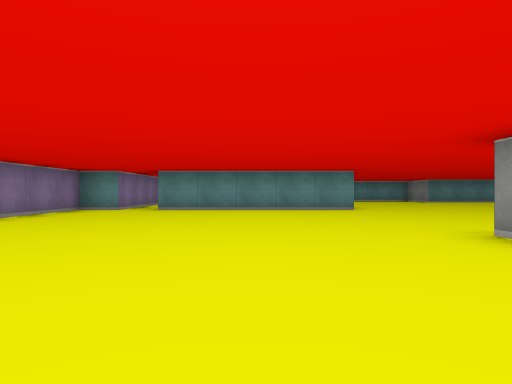
view 1 (above)

24 first-person views from a walk through a cub3D maze. The camera is about half as high as the walls, looks level and sees 75° across. The floor is counted in squares. Each view is taken from the middle of a square. On the plan, view 1 faces up. The plan holds only what a view shows up to about 9 squares ahead; the rest is blank.

view 2
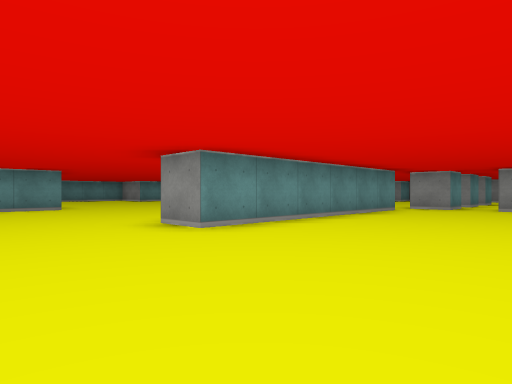

view 3
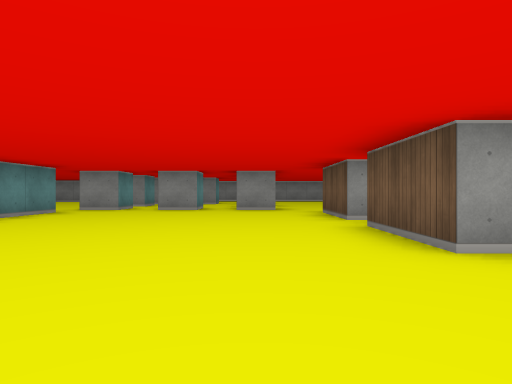

view 4
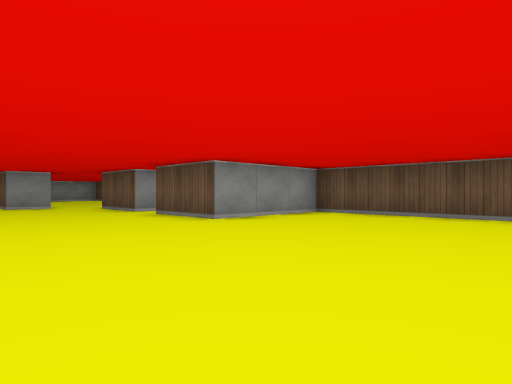

view 5
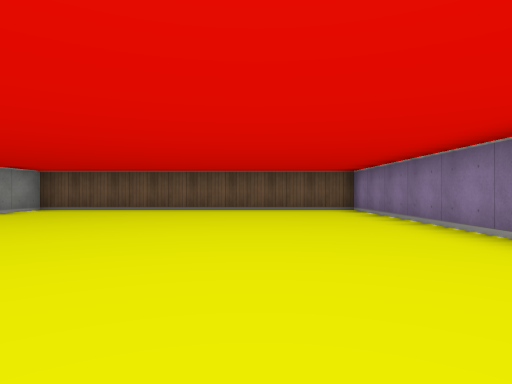

view 6
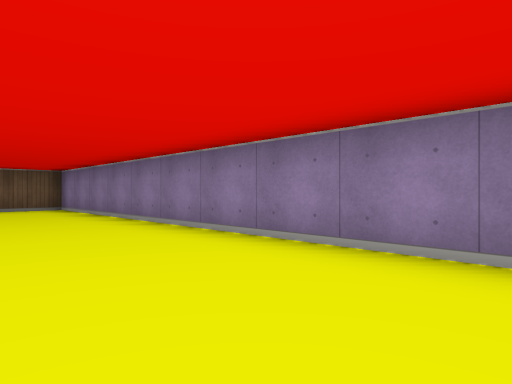

view 7
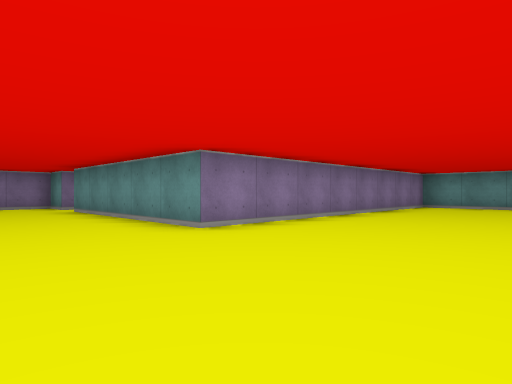

view 8
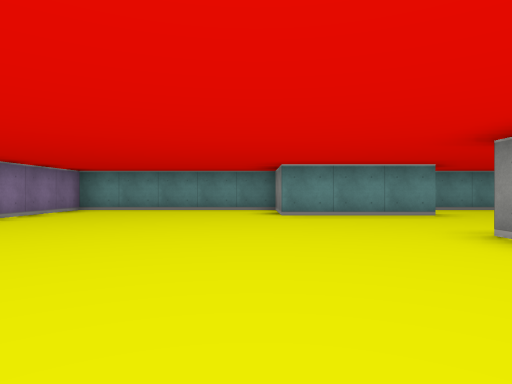

view 9
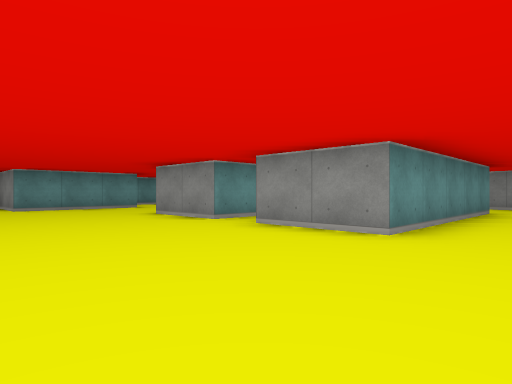

view 10
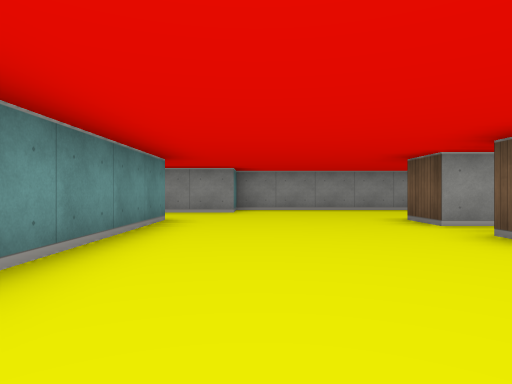

view 11
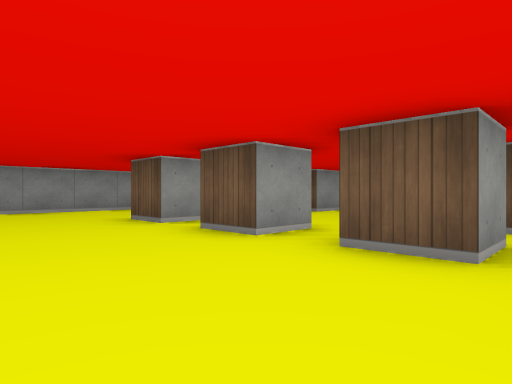

view 12
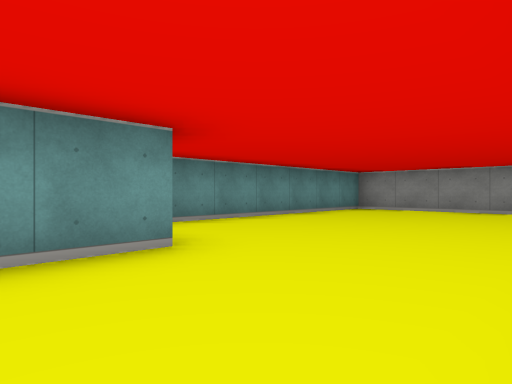

view 13
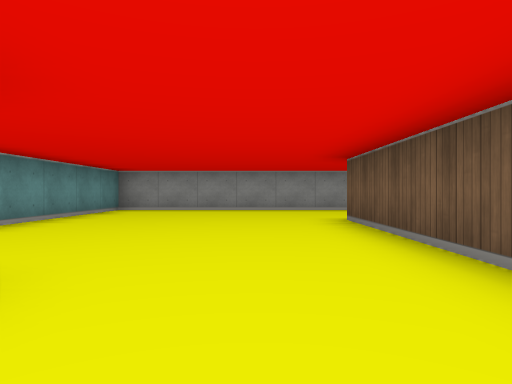

view 14
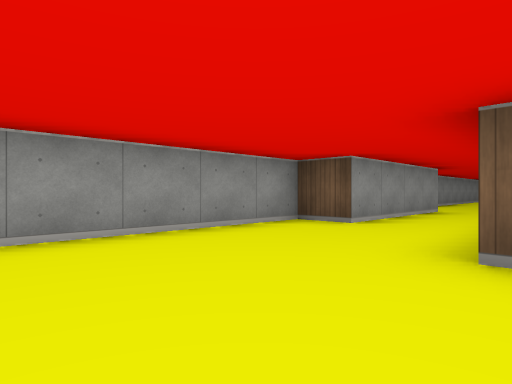

view 15
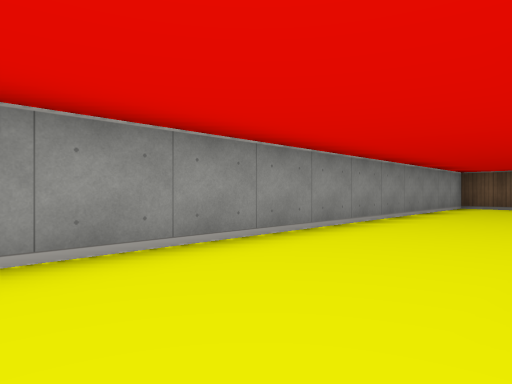

view 16
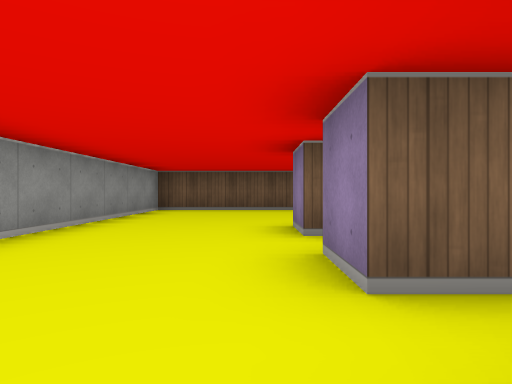

view 17
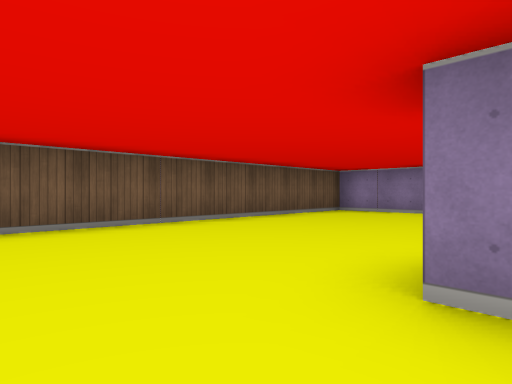

view 18
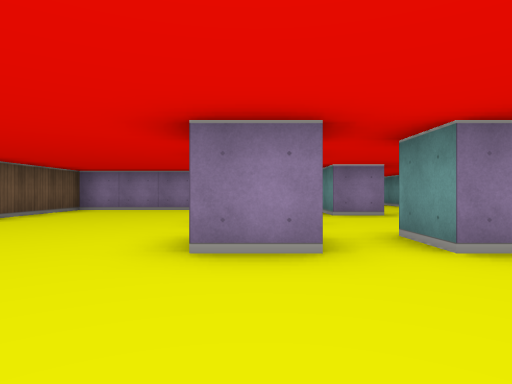

view 19
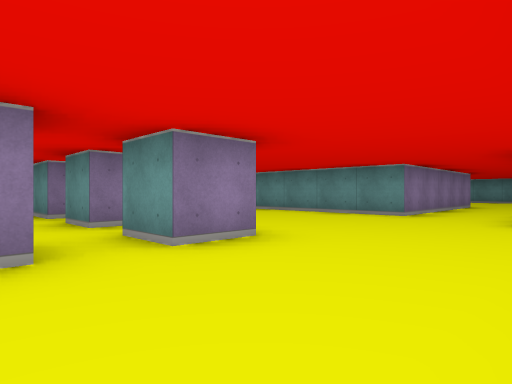

view 20
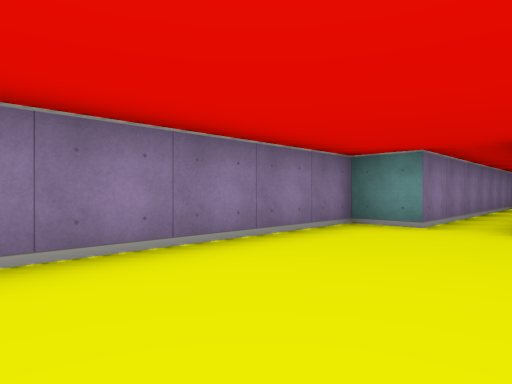

view 21
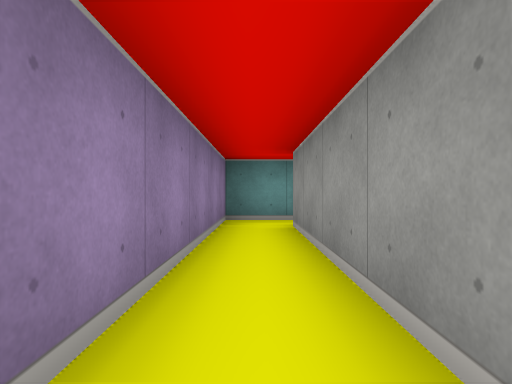

view 22
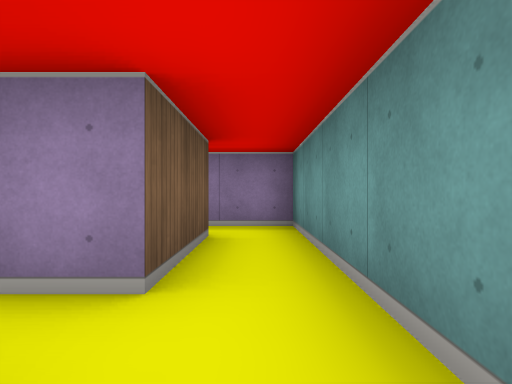

view 23
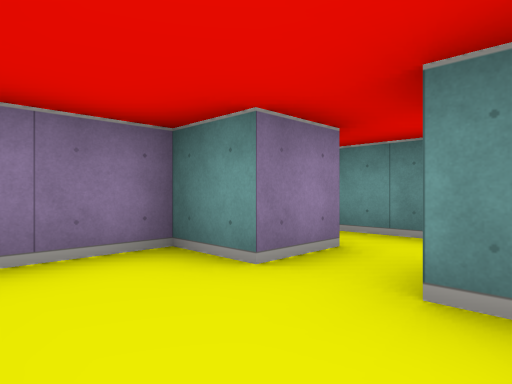

view 24
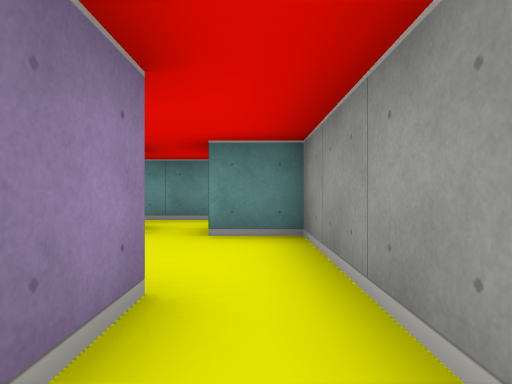

### Floor plan
Points are (right, up) in squares from view 1. A wall is a line through its corners. A room is listed if a view was taken in it or the views show most of it. See-through windows are left out.
Room 1 (views 1, 2, 3, 4, 5, 6, 7, 8, 9, 10, 11, 12, 13, 14, 15, 16, 17, 18, 19, 20, 21)
walls: (8.5, 2.5) (2.5, 2.5) (2.5, 3.5); (10.5, 1.5) (9.5, 1.5) (9.5, 2.5) (10.5, 2.5); (10.5, 0.6) (10.5, -0.5) (9.5, -0.5) (9.5, 0.5); (12.5, 2) (12.5, 1.5) (11.5, 1.5) (11.5, 2.5) (12.5, 2.5); (10.5, 9.5) (9.5, 9.5) (9.5, 11.5); (13.5, 2.5) (14.5, 2.5) (14.5, 1.5) (13.5, 1.5) (13.5, 2.5); (9.5, -2.5) (9.5, -1.5) (10.2, -1.5); (13.8, 0.5) (14.5, 0.5) (14.5, -0.5) (13.5, -0.5); (6.5, -4.1) (6.5, -3.5) (8.5, -3.5) (8.5, -6.5) (17.5, -6.5) (17.5, 5.5) (16.5, 5.5) (16.5, 9.5) (17.5, 9.5) (17.5, 16.5) (11.5, 16.5); (10.9, 11.5) (14.5, 11.5); (13.5, -2.5) (13.5, -1.5) (14.5, -1.5) (14.5, -2.5); (14.5, 10.2) (14.5, 6.5) (9.5, 6.5) (9.5, 8.5); (10.5, 14.5) (7.5, 14.5) (7.5, 16.5) (2.5, 16.5) (2.5, 8.5) (-2.5, 8.5); (-4.5, 2.8) (-4.5, -6.5) (3.5, -6.5) (3.5, -3.5) (5.5, -3.5); (-2.5, 10.6) (-2.5, 14.5) (-0.5, 14.5); (-0.6, 15.5) (-3.5, 15.5) (-3.5, 8.5) (-4.5, 8.5) (-4.5, 4.2)
ways out: opening at (-1.5, 15) to room 2; opening at (6, -4); opening at (10, 9)
Room 2 (view 22)
walls: (0.4, 15.5) (-0.6, 15.5); (-0.5, 14.5) (-0.5, 13.5)
ways out: opening at (-1.5, 15) to room 1; opening at (0, 14) to room 3
Room 3 (views 23, 24)
walls: (0.5, 11.5) (0.5, 10.6); (-0.5, 13.5) (-1.5, 13.5) (-1.5, 12.2); (1.5, 10.6) (1.5, 13.5) (0.5, 13.5)
ways out: opening at (0, 14) to room 2

Positions as (right, up) in squares from view 1, and headings:
1: (0, 0), facing up
2: (0, -1), facing up-right
3: (1, -2), facing right
4: (-1, 0), facing down-right
5: (-2, 2), facing down
6: (-2, 3), facing down-left
7: (6, 6), facing up-left
8: (7, 8), facing up
9: (6, 5), facing up-right
10: (9, 5), facing right
11: (9, 5), facing down-right
12: (9, 12), facing up-right
13: (9, 13), facing right
14: (14, 14), facing down-right
15: (15, 4), facing down-right
16: (15, 2), facing down
17: (16, -2), facing down-left
18: (17, -2), facing left
19: (17, 0), facing up-left
20: (-2, 4), facing up-left
21: (-3, 10), facing up
22: (1, 15), facing left
23: (1, 12), facing up-left
24: (1, 10), facing up
